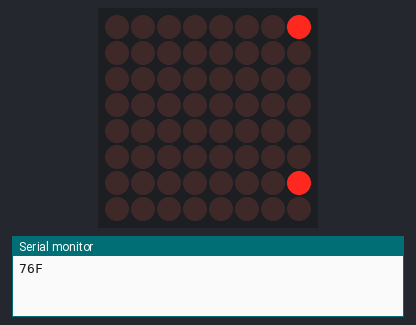
The sketch below on a simulated Arduino Uno, built with avr-gcc and run on an emulated ATmega328P. On the bench: 8×8 LED matrix, the last lines printed to the serial monitor.

Above: at 0.25 s.
At 0.73 s:
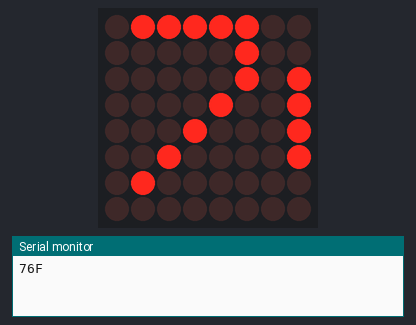
At 1.21 s:
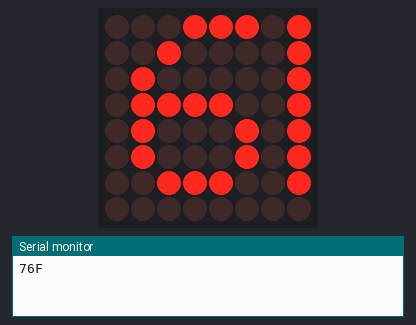
At 1.69 s:
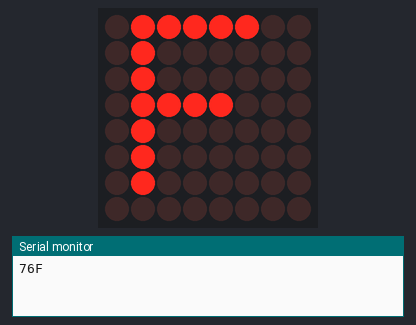
At 2.2 s:
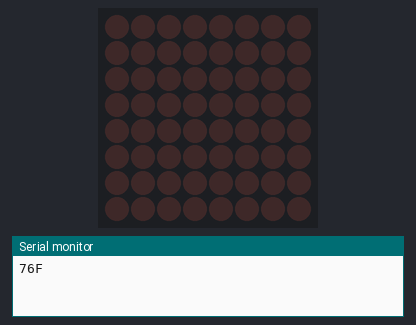
At 2.89 s:
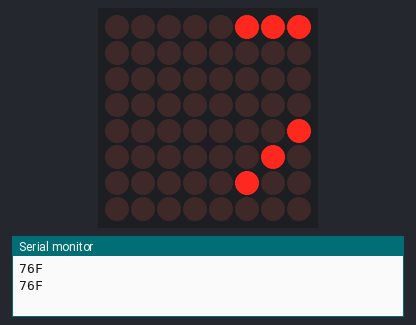

The sketch:

serial-to-matrix-YES-scroll-simple.ino
```cpp
/*

 takes what is in the var text and scrolls it. 76F
 * SplitSplit sketch
 * split a comma-separated string
 SCROLL <-------------------------
 SCROLL <-------------------------
 SCROLL <-------------------------
 SCROLL <-------------------------
 */
#include <Wire.h>

#include "Adafruit_LEDBackpack.h"
#include "Adafruit_GFX.h"

int y, z, x, cx, cy;

Adafruit_8x8matrix matrix = Adafruit_8x8matrix();

String  text = "76F";  // an example string
String  message = text; // holds text not yet split
int     commaPosition;  // the position of the next comma in the string

void setup()
{
  Serial.println("split Test");
  matrix.setRotation(1);
  matrix.begin(0x70);  // pass in the address
  Serial.begin(9600);
}

void loop(){

  Serial.println(message);          // print the message string to serial

  matrix.clear();
  matrix.setBrightness(1);  // 1 = dimmest, 15 = brightest
  matrix.setTextWrap(false);  // we dont want text to wrap so it scrolls nicely
  matrix.setTextColor(LED_ON);

  for (int8_t x=10; x>=-20; x--) {
    matrix.clear();
    matrix.setCursor(x,0);
    matrix.print(message);
    matrix.writeDisplay();
    delay(77);
  }

}

/*

 takes what is in the var text and scrolls it. 76F
 * SplitSplit sketch
 * split a comma-separated string
 SCROLL <-------------------------
 SCROLL <-------------------------
 SCROLL <-------------------------
 SCROLL <-------------------------
 */
/*
#include <Wire.h>

#include "Adafruit_LEDBackpack.h"
#include "Adafruit_GFX.h"

int y, z, x, cx, cy;

Adafruit_8x8matrix matrix = Adafruit_8x8matrix();

String  text = "76F";  // an example string
String  message = text; // holds text not yet split
int     commaPosition;  // the position of the next comma in the string

void setup()
{
  Serial.println("split Test");
  matrix.setRotation(1);
  matrix.begin(0x70);  // pass in the address
  Serial.begin(9600);
}

void loop(){

  Serial.println(message);          // print the message string to serial

  matrix.clear();
  matrix.setBrightness(1);  // 1 = dimmest, 15 = brightest
  matrix.setTextWrap(false);  // we dont want text to wrap so it scrolls nicely
  matrix.setTextColor(LED_ON);

  for (int8_t x=10; x>=-20; x--) {
    matrix.clear();
    matrix.setCursor(x,0);
    matrix.print(message);
    matrix.writeDisplay();
    delay(77);
  }

}


 */
```

Measured:
- by itself, everything shown: repeats every 2.5 s, in 25 steps
- what the display in image 4 shows lasts 0.5 s, from 2.2 s to 2.7 s
